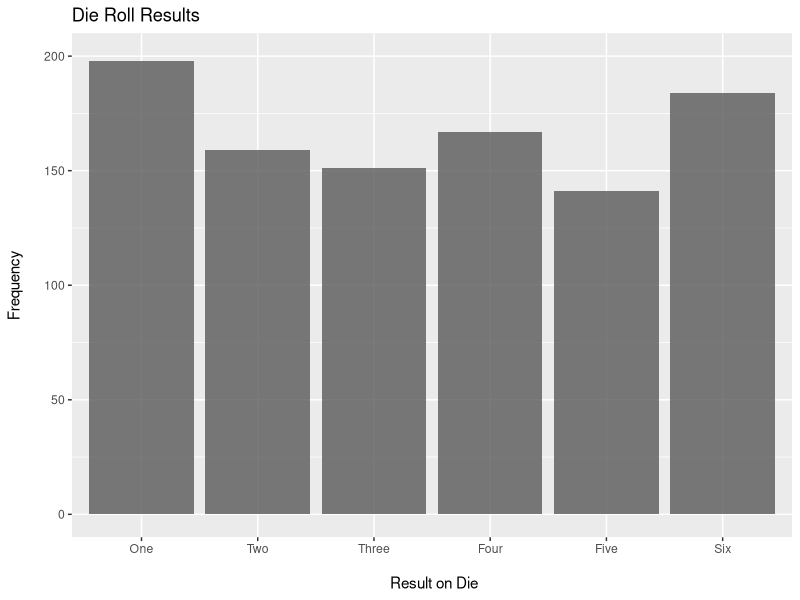

This chart was generated by the following R code:
## ---- chunk 1
# Making Bar Graphs in R Using ggplot2:

library("ggplot2")

# Roll a 6 sided die 1000 times and produce a bar graph of the results:

# Run die roll simulations:

result <- sample(1:6, size = 1000, replace = TRUE)

# Get counts of the die rolls:

table(result)
## ---- chunk 2
die_names <- c("One", "Two", "Three", "Four", "Five", "Six")
## ---- chunk 3
outcome_data <- rep(NA, 6)

for (i in 1:6) {
 outcome_data[i] <- as.numeric(sum(result == i))
 }
## ---- chunk 4
results_data <- data.frame(Number = factor(die_names, levels = die_names), Counts = outcome_data)

results_data
## ---- chunk 5
# \n for newline and spacing of labels on the axes:

ggplot(data = results_data, aes(x = Number, y = Counts)) +
geom_bar(stat = "identity", alpha = 0.8) +
xlab("\n Result on Die") +
ylab("Frequency\n") +
ggtitle("Die Roll Results") +
ylim(0,200)
